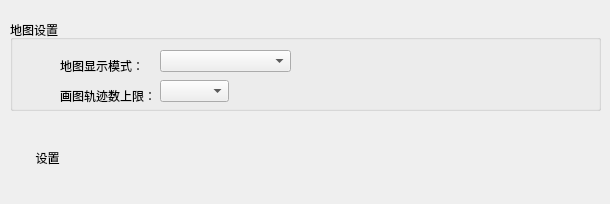
        <widget class="QWidget" name="tab_3">
         <attribute name="title">
          <string>全局设置</string>
         </attribute>
         <widget class="QGroupBox" name="groupBox_7">
          <property name="geometry">
           <rect>
            <x>10</x>
            <y>20</y>
            <width>591</width>
            <height>91</height>
           </rect>
          </property>
          <property name="title">
           <string>地图设置</string>
          </property>
          <widget class="QComboBox" name="seqNumComboBox">
           <property name="geometry">
            <rect>
             <x>150</x>
             <y>60</y>
             <width>69</width>
             <height>22</height>
            </rect>
           </property>
          </widget>
          <widget class="QLabel" name="mapSettingValue">
           <property name="geometry">
            <rect>
             <x>50</x>
             <y>30</y>
             <width>91</width>
             <height>31</height>
            </rect>
           </property>
           <property name="text">
            <string>地图显示模式：</string>
           </property>
          </widget>
          <widget class="QLabel" name="mapSettingValue_2">
           <property name="geometry">
            <rect>
             <x>50</x>
             <y>60</y>
             <width>91</width>
             <height>31</height>
            </rect>
           </property>
           <property name="text">
            <string>画图轨迹数上限：</string>
           </property>
          </widget>
          <widget class="QComboBox" name="mapModeComboBox">
           <property name="geometry">
            <rect>
             <x>150</x>
             <y>30</y>
             <width>131</width>
             <height>22</height>
            </rect>
           </property>
          </widget>
         </widget>
         <widget class="QToolButton" name="opToolButton">
          <property name="geometry">
           <rect>
            <x>20</x>
            <y>120</y>
            <width>55</width>
            <height>75</height>
           </rect>
          </property>
          <property name="text">
           <string>设置</string>
          </property>
          <property name="icon">
           <iconset resource="res.qrc">
            <normaloff>:/images/ico_SpeedupOpt.png</normaloff>:/images/ico_SpeedupOpt.png</iconset>
          </property>
          <property name="iconSize">
           <size>
            <width>48</width>
            <height>48</height>
           </size>
          </property>
          <property name="toolButtonStyle">
           <enum>Qt::ToolButtonTextUnderIcon</enum>
          </property>
          <property name="autoRaise">
           <bool>true</bool>
          </property>
          <property name="arrowType">
           <enum>Qt::NoArrow</enum>
          </property>
         </widget>
        </widget>
